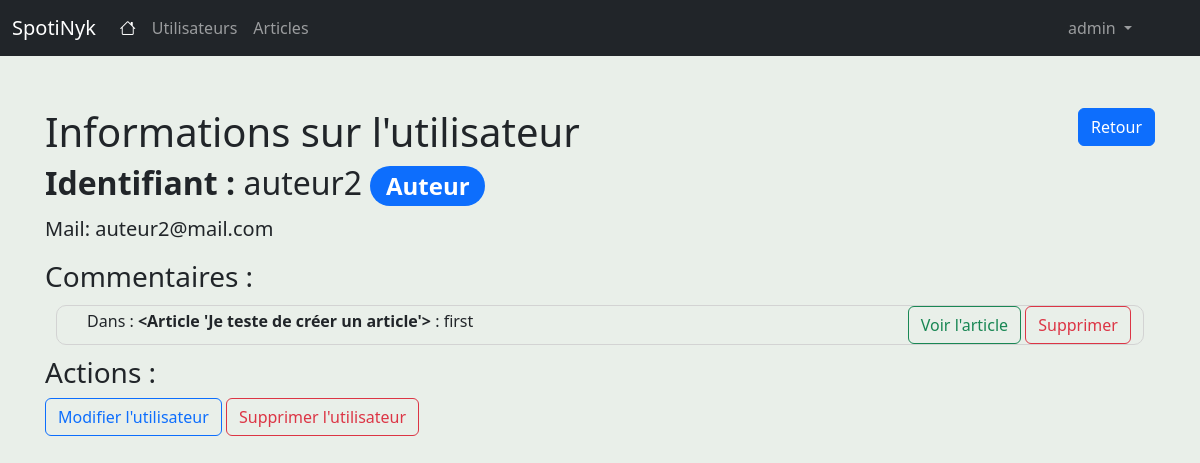
The page /admin/usagers/show/5 (signed in) on the database its author committed.
### app/models/tables.py (models this page shows, shortened)
class Usagers(db.Model):
    id = db.Column(db.Integer, primary_key=True)
    username = db.Column(db.String(80), unique=True, nullable=False)
    email = db.Column(db.String(120), unique=True, nullable=False)
    password = db.Column(db.String(100), nullable=False)
    profil_id = db.Column(db.Integer, db.ForeignKey('profils.id'), nullable=False)
    def __repr__(self):
        return '%r' % self.username

class Commentaires(db.Model):
    id = db.Column(db.Integer, primary_key=True)
    description = db.Column(db.String(80), nullable=False)
    article_id = db.Column(db.Integer, db.ForeignKey('articles.id'), nullable=False)
    usager_id = db.Column(db.Integer, db.ForeignKey('usagers.id'), nullable=False)
    date_publication = db.Column(db.DateTime, nullable=False, default=datetime.utcnow)
    usager = db.relationship('Usagers', backref=db.backref('commentaires', lazy=True))
    article = db.relationship('Articles', backref=db.backref('commentaires', lazy=True))

class Articles(db.Model):
    id = db.Column(db.Integer, primary_key=True)
    title = db.Column(db.String(80), nullable=False)
    text = db.Column(db.Text, nullable=False)
    date_publication = db.Column(db.DateTime, nullable=False, default=datetime.utcnow)
    date_revision = db.Column(db.DateTime, nullable=False, default=datetime.utcnow)
    usager_id = db.Column(db.Integer, db.ForeignKey('usagers.id'), nullable=False)
    statut = db.Column(db.Integer, nullable=False)
    usager = db.relationship('Usagers', backref=db.backref('articles', lazy=True))
    article_balise = db.relationship("ArticleBalise", back_populates="article")
    article_reaction = db.relationship("ArticleReaction", back_populates="article")
    def __repr__(self):
        return '<Article %r>' % self.title

### app/controllers/admin_controller.py (the view)
@login_required
def showUsager(usager_id):
    usager = Usagers.query.get(usager_id)
    commentaires = Commentaires.query.all()
    print(usager)
    return render_template('show_usager.html', usager = usager, commentaires=commentaires)

### app/ext/login.py (called while the page is built)
def init_app(app):
    lm.init_app(app)
    lm.login_view = 'default.login' #définir login_view : indiquer à Flask l'URL d'authentification des utilisateurs
    @lm.user_loader
    def load_usager(usager_id):
        return Usagers.query.get(usager_id)

### app/templates/show_usager.html (shortened to what this page needs)
{% extends "base.html" %}
{% block content %}
<div class="row">
    <div class="col">
        <h1 class="mt-5">Informations sur l'utilisateur</h1>
    </div>
    <div class="col text-end">
        <a class="btn btn-primary mt-5" href="javascript:history.go(-1)"> Retour</a>
    </div>
</div>
<div class="row">
    <div class="col lead">
        <h2><strong>Identifiant : </strong> {{usager.username}}
        {% if usager.profil_id == 1 %}
            <span class="badge rounded-pill bg-primary">Administrateur</span>
        {% elif usager.profil_id == 2 %}
            <span class="badge rounded-pill bg-primary">Auteur</span>
        {% elif usager.profil_id == 0 %}
            <span class="badge rounded-pill bg-primary">Lecteur</span>
        {% endif %}
        </h2>
    </div>
</div>
<div class="row">
    <div class="col lead">
        <p><strong>Mail:</strong> {{usager.email}}</p>
    </div>
</div>
<div>
    <h3>Commentaires :</h3>
    {% for commentaire in commentaires %}
        {% if commentaire.usager_id == usager.id %}
            <div class="row" style="border: 1px solid lightgray; border-radius: 10px; margin: 1%;">
                <div class="col">
                    <p style="padding-left: 15px; margin: 3px">Dans : <strong>{{commentaire.article}}</strong> : {{commentaire.description}}</p>
                </div>
                <div class="col text-end">
                    <form action="{{ url_for('admin.destroyCommentaireUsager', commentaire_id=commentaire.id) }}"
                                        method="GET">
                        <a href="{{ url_for('admin.showArticle', article_id=commentaire.article_id) }}"
                            class="btn btn-outline-success"
                            role="button">
                                Voir l'article
                        </a>
                        <button type="submit" class="btn btn-outline-danger">Supprimer</button>
                    </form>
                </div>
            </div>
        {% endif %}
    {% endfor %}
</div>
<h3>Actions : </h3>
<form action="{{ url_for('admin.destroyUsager', usager_id=usager.id) }}"
                      method="GET">
    <a href="{{ url_for('admin.updateUsager', usager_id=usager.id) }}"
        class="btn btn-outline-primary"
        role="button">
            Modifier l'utilisateur
    </a>
    <button type="submit" class="btn btn-outline-danger">Supprimer l'utilisateur</button>
</form>
{% endblock %}

### app/templates/base.html (shortened to what this page needs)
<!doctype html>
<html lang="en" class="h-100">
    <head>
        {% block head %}
                {% block styles %}
                    {{ bootstrap.load_css() }}
                    <link rel="stylesheet" href="https://cdn.jsdelivr.net/npm/bootstrap-icons@1.8.1/font/bootstrap-icons.css">
                {% endblock %}
        {% endblock %}
    </head>
    <body class="d-flex flex-column h-100" style="background-color: #e9efe9">
        <header>
            <nav class="navbar navbar-expand-md navbar-dark fixed-top bg-dark">
                <div class="container-fluid">
                    <a class="navbar-brand" href="{{url_for('default.index')}}">SpotiNyk</a>
                    <div class="collapse navbar-collapse" id="navbarCollapse">
                        <ul class="navbar-nav me-auto mb-2 mb-md-0">
                            <li class="nav-item">
                                <a class="nav-link active" aria-current="page" href="{{url_for('default.index')}}"> <i class="bi bi-house"></i></a>
                            </li>
                            {% if current_user.profil_id == 1 %}
                            <li class="nav-item">
                                <a class="nav-link" href="{{url_for('admin.usagers')}}">Utilisateurs</a>
                            </li>
                            <li class="nav-item">
                                <a class="nav-link" href="{{url_for('admin.articles')}}">Articles</a>
                            </li>
                            {%endif%}
                        </ul>
                        <ul class="navbar-nav mr-auto me-5 ms-2 mb-md-0">
                            {% if current_user.is_authenticated %}
                            <li class="nav-item dropdown">
                                <a class="nav-link dropdown-toggle" href="#" id="navbarDropdown" role="button" data-bs-toggle="dropdown" aria-expanded="false">
                                  {{current_user.username}}
                                </a>
                            </li>
                            {%endif%}
                        </ul>
                    </div>
                </div>
            </nav>
        </header>
        <main class="flex-shrink-0">
            <div class="container">
                {% block content %}{% endblock %}
            </div>
        </main>
    </body>
</html>

### app/templates/base.html (style rules this page uses)
main > .container { padding: 60px 15px 0; }

### rows shown on the page
Usagers: username "admin"
Usagers: username "auteur2", email "auteur2@mail.com"
Commentaires: article "<Article 'Je teste de créer un article'>", description "first"
